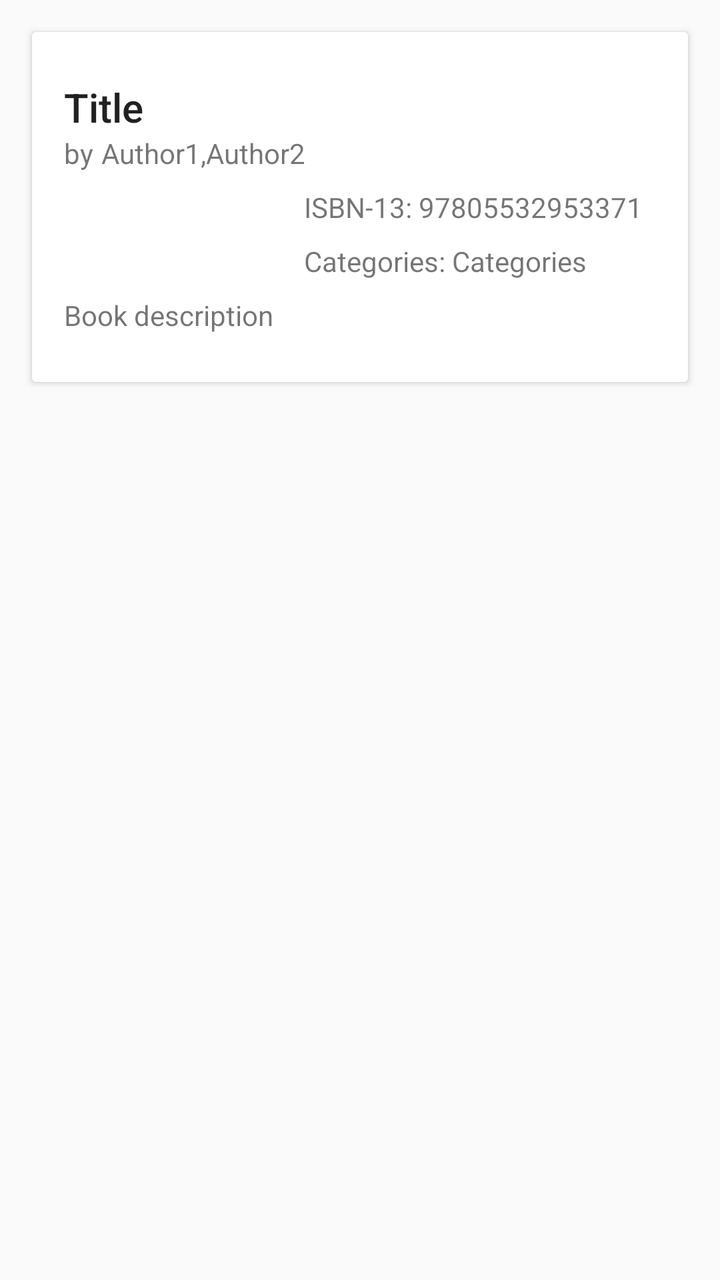
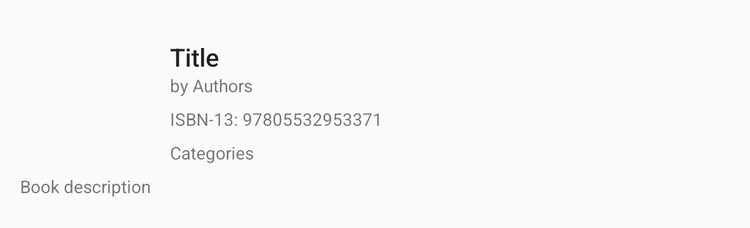

An Android layout and its configuration variant, each rendered on a device that would load it. The default file and the variant file are quoted in full after the pictures.
<!-- AndroidManifest.xml: activity theme AppTheme -->
<!-- res/layout/fragment_book_detail.xml -->
<LinearLayout xmlns:android="http://schemas.android.com/apk/res/android"
    xmlns:app="http://schemas.android.com/apk/res-auto"
    xmlns:tools="http://schemas.android.com/tools"
    android:id="@+id/fragment_containers"
    android:layout_width="match_parent"
    android:layout_height="match_parent"
    android:orientation="vertical">

    <android.support.v7.widget.CardView xmlns:android="http://schemas.android.com/apk/res/android"
        android:layout_width="match_parent"
        android:layout_height="wrap_content"
        android:layout_margin="16dp"
        android:background="@color/colorPrimary">

        <LinearLayout
            style="@style/Widget.CardContent"
            android:layout_width="match_parent"
            android:layout_height="wrap_content"
            android:orientation="vertical">

            <TextView
                android:id="@+id/tv_book_title"
                android:layout_width="match_parent"
                android:layout_height="wrap_content"
                android:text="Title"
                android:textAppearance="@style/TextAppearance.AppCompat.Title" />
            <RelativeLayout
                android:id="@+id/layoutAuthors"
                android:layout_width="wrap_content"
                android:layout_height="wrap_content"
                android:layout_toRightOf="@+id/img_book_cover">
                <TextView
                    android:id="@+id/txtAuthorsLabel"
                    android:layout_width="wrap_content"
                    android:layout_height="wrap_content"
                    android:text="@string/txt_by" />
                <TextView
                    android:id="@+id/tv_authors"
                    android:layout_width="wrap_content"
                    android:layout_height="wrap_content"
                    android:layout_marginLeft="4dp"
                    android:layout_toRightOf="@+id/txtAuthorsLabel"
                    tools:text="Author1,Author2"/>
            </RelativeLayout>
            <RelativeLayout
                android:id="@+id/image_container"
                android:layout_width="match_parent"
                android:layout_height="wrap_content"
                android:layout_marginTop="8dp"
                android:layout_marginBottom="8dp">
                <ImageView
                    android:id="@+id/img_book_cover"
                    android:layout_width="120dp"
                    android:layout_height="wrap_content"
                    android:layout_alignParentTop="true"
                    android:layout_alignParentLeft="true"
                    android:paddingRight="8dp"
                    android:adjustViewBounds="true"
                    android:contentDescription="@string/book_cover"
                    android:scaleType="fitStart"
                    tools:src="@drawable/no_poster_w185"/>

                <TextView
                    android:id="@+id/tv_isbn"
                    android:layout_width="wrap_content"
                    android:layout_height="wrap_content"
                    android:layout_toRightOf="@+id/img_book_cover"
                    tools:text="ISBN-13: 97805532953371"/>

                <RelativeLayout
                    android:layout_width="wrap_content"
                    android:layout_height="wrap_content"
                    android:layout_below="@+id/tv_isbn"
                    android:layout_toRightOf="@+id/img_book_cover"
                    android:layout_marginTop="8dp">
                    <TextView
                        android:id="@+id/txtCategoriesLabel"
                        android:layout_width="wrap_content"
                        android:layout_height="wrap_content"
                        tools:text="Categories: " />
                    <TextView
                        android:id="@+id/tv_categories"
                        android:layout_width="wrap_content"
                        android:layout_height="wrap_content"
                        android:layout_toRightOf="@+id/txtCategoriesLabel"
                        tools:text="Categories"/>
                </RelativeLayout>
            </RelativeLayout>
            <TextView
                android:id="@+id/tv_book_description"
                android:layout_width="wrap_content"
                android:layout_height="wrap_content"
                android:text="Book description"/>
        </LinearLayout>
    </android.support.v7.widget.CardView>
</LinearLayout>
<!-- resources referenced by this layout -->
<resources>
  <color name="colorPrimary">#FF5722</color>
  <string name="book_cover">Bookcover</string>
  <string name="txt_by">by</string>
  <style name="Widget.CardContent" parent="android:Widget">
          <item name="android:paddingLeft">16dp</item>
          <item name="android:paddingRight">16dp</item>
          <item name="android:paddingTop">24dp</item>
          <item name="android:paddingBottom">24dp</item>
          <item name="android:orientation">vertical</item>
      </style>
  <!-- from res/values-v21/ -->
  <style name="AppTheme" parent="Base.AppTheme">
          <item name="android:colorPrimary">@color/colorPrimary</item>
          <item name="android:colorPrimaryDark">@color/colorPrimaryDark</item>
          <item name="android:colorAccent">@color/colorAccent</item>
          <item name="android:textColorPrimary">@color/textColorPrimary</item>
          <item name="android:textColorSecondary">@color/textColorSecondary</item>
          <item name="android:textColorHint">@color/textColorHint</item>
          
          <item name="android:colorButtonNormal">@color/colorAccent</item>
      </style>
  <style name="Base.AppTheme" parent="Theme.AppCompat.Light.NoActionBar">
      </style>
  <color name="colorPrimaryDark">#E64A19</color>
  <color name="colorAccent">#5DEBDB</color>
  <color name="textColorPrimary">#212121</color>
  <color name="textColorSecondary">#727272</color>
  <color name="textColorHint">#43000000</color>
</resources>
<!-- res/layout-sw600dp/fragment_book_detail.xml (the repository's variant of the layout above) -->
<!-- drawn on a 7-inch tablet held upright -->
<LinearLayout xmlns:android="http://schemas.android.com/apk/res/android"
    xmlns:app="http://schemas.android.com/apk/res-auto"
    xmlns:tools="http://schemas.android.com/tools"
    style="@style/Widget.CardContent"
    android:layout_width="match_parent"
    android:layout_height="wrap_content"
    android:orientation="vertical">
    <RelativeLayout
        android:id="@+id/image_container"
        android:layout_width="match_parent"
        android:layout_height="wrap_content"
        android:layout_marginBottom="8dp"
        android:layout_marginTop="8dp">

        <ImageView
            android:id="@+id/img_book_cover"
            android:layout_width="120dp"
            android:layout_height="wrap_content"
            android:layout_alignParentLeft="true"
            android:layout_alignParentTop="true"
            android:adjustViewBounds="true"
            android:contentDescription="@string/book_cover"
            android:paddingRight="8dp"
            android:scaleType="fitStart"
            tools:src="@drawable/no_poster_w185" />

        <TextView
            android:id="@+id/tv_book_title"
            android:layout_width="match_parent"
            android:layout_height="wrap_content"
            android:text="Title"
            android:layout_toRightOf="@+id/img_book_cover"
            android:textAppearance="@style/TextAppearance.AppCompat.Title" />

        <RelativeLayout
            android:id="@+id/layoutAuthors"
            android:layout_width="wrap_content"
            android:layout_height="wrap_content"
            android:layout_toRightOf="@+id/img_book_cover"
            android:layout_below="@+id/tv_book_title">

            <TextView
                android:id="@+id/txtAuthorsLabel"
                android:layout_width="wrap_content"
                android:layout_height="wrap_content"
                android:text="by " />

            <TextView
                android:id="@+id/tv_authors"
                android:layout_width="wrap_content"
                android:layout_height="wrap_content"
                android:layout_toRightOf="@+id/txtAuthorsLabel"
                android:text="Authors"/>
        </RelativeLayout>

        <TextView
            android:id="@+id/tv_isbn"
            android:layout_width="wrap_content"
            android:layout_height="wrap_content"
            android:layout_marginTop="8dp"
            android:layout_toRightOf="@+id/img_book_cover"
            android:layout_below="@+id/layoutAuthors"
            tools:text="ISBN-13: 97805532953371"/>

        <TextView
            android:id="@+id/tv_categories"
            android:layout_width="wrap_content"
            android:layout_height="wrap_content"
            android:layout_below="@+id/tv_isbn"
            android:layout_toRightOf="@+id/img_book_cover"
            android:layout_marginTop="8dp"
            tools:text="Categories" />
    </RelativeLayout>

    <TextView
        android:id="@+id/tv_book_description"
        android:layout_width="wrap_content"
        android:layout_height="wrap_content"
        android:text="Book description" />
</LinearLayout>
<!-- resources referenced by the variant -->
<!-- as a 7-inch tablet held upright resolves them -->
<resources>
  <string name="book_cover">Bookcover</string>
  <style name="Widget.CardContent" parent="android:Widget">
          <item name="android:paddingLeft">16dp</item>
          <item name="android:paddingRight">16dp</item>
          <item name="android:paddingTop">24dp</item>
          <item name="android:paddingBottom">24dp</item>
          <item name="android:orientation">vertical</item>
      </style>
  <!-- from res/values-v21/ -->
  <style name="AppTheme" parent="Base.AppTheme">
          <item name="android:colorPrimary">@color/colorPrimary</item>
          <item name="android:colorPrimaryDark">@color/colorPrimaryDark</item>
          <item name="android:colorAccent">@color/colorAccent</item>
          <item name="android:textColorPrimary">@color/textColorPrimary</item>
          <item name="android:textColorSecondary">@color/textColorSecondary</item>
          <item name="android:textColorHint">@color/textColorHint</item>
          
          <item name="android:colorButtonNormal">@color/colorAccent</item>
      </style>
  <style name="Base.AppTheme" parent="Theme.AppCompat.Light.NoActionBar">
      </style>
  <color name="colorPrimary">#FF5722</color>
  <color name="colorPrimaryDark">#E64A19</color>
  <color name="colorAccent">#5DEBDB</color>
  <color name="textColorPrimary">#212121</color>
  <color name="textColorSecondary">#727272</color>
  <color name="textColorHint">#43000000</color>
</resources>
